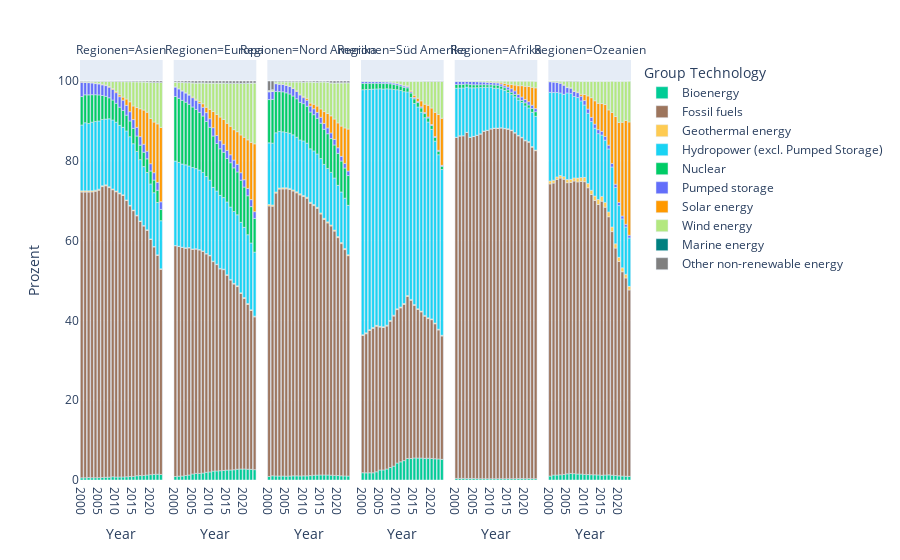

Write notebook code for a chart like this one.
### Code cell
import plotly.express as px

df = df_regionen_neu

df["Prozent"] = df.groupby(["Year", "Regionen"])["Sum of Electricity Installed Capacity (MW)"].transform(
    lambda x: (x / x.sum()) * 100
)

colors = {
    'Bioenergy': '#00CC96',
    'Fossil fuels': '#9D755D',
    'Geothermal energy': '#FECB52',
    'Hydropower (excl. Pumped Storage)': '#19D3F3',
    'Nuclear': '#00CC66',
    'Pumped storage': '#636EFA',
    'Solar energy': '#FF9900',
    'Wind energy': '#B3E880',
    'Marine energy': 'teal',
    'Other non-renewable energy': '#7F7F7F'
}

# Create the bar chart with facet_col and category order
fig_region_kapazität_relativ = px.bar(
    df,
    x="Year",
    y="Prozent",
    color="Group Technology",
    color_discrete_map=colors,
    facet_col="Regionen",
    category_orders={"Regionen": ["Asien", "Europa", "Nord Amerika", "Süd Amerika", "Afrika", "Ozeanien"]},
)

fig_region_kapazität_relativ.show()
